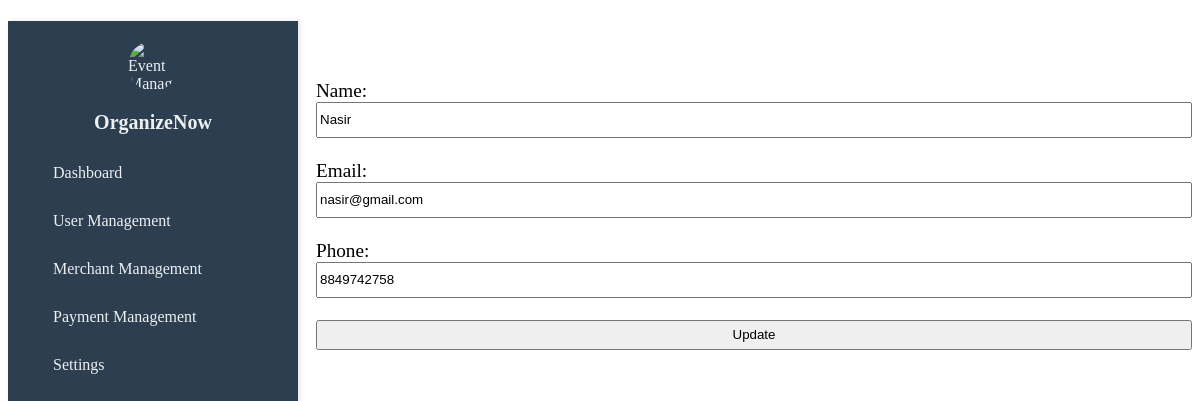
The app's page /All_Folder/admin/edit_user.php?id=38, older data.
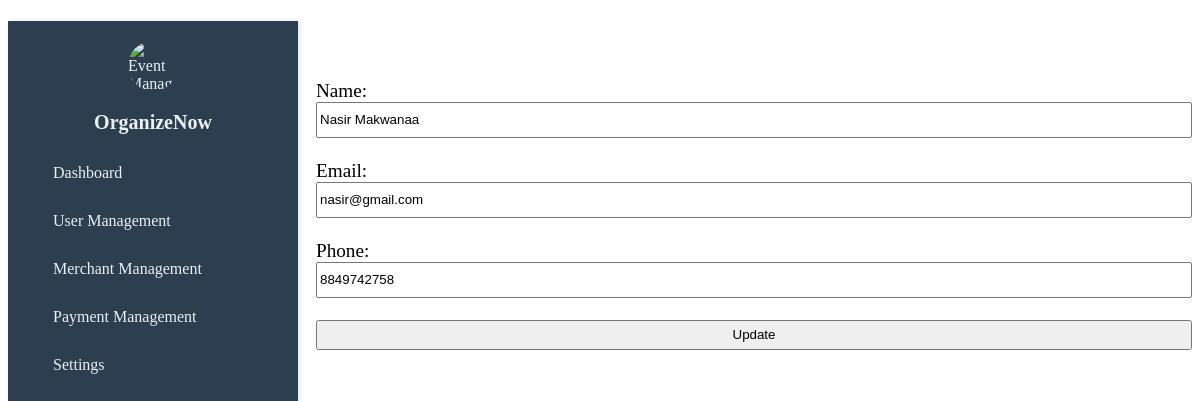
The same page, newer data.
### tables this page shows
CREATE TABLE `user` (
  `id` int(11) NOT NULL,
  `name` varchar(100) NOT NULL,
  `email` varchar(100) NOT NULL,
  `mobile` varchar(15) NOT NULL,
  `password` varchar(200) NOT NULL
);

### All_Folder/admin/edit_user.php (the view, shortened to what this page needs)
<?php
include 'db_config.php';
if (isset($_GET['id'])) {
    $id = $_GET['id'];
    $query = "SELECT * FROM user WHERE id = ?";
    $stmt = $conn->prepare($query);
    $stmt->bind_param("i", $id);
    $stmt->execute();
    $result = $stmt->get_result();
    $user = $result->fetch_assoc();
}
?>
<!DOCTYPE html>
<html lang="en">
<head>
</head>
<body>
    <div class="sidebar">
        <img alt="Event Management Logo" height="50" src="https://storage.googleapis.com/a1aa/image/lVCW4JSGXNpeEqSD67RZn3Gu7QmvDyhmjWDeAqe4rVcfR5DQB.jpg" width="50" />
        <h2>OrganizeNow</h2>
        <a href="#dashboard"><i class="fas fa-tachometer-alt"></i> Dashboard</a>
        <a href="#user"><i class="fas fa-users"></i> User Management</a>
        <a href="#merchant-management"><i class="fas fa-store"></i> Merchant Management</a>
        <a href="#payment-management"><i class="fas fa-credit-card"></i> Payment Management</a>
        <a href="#settings"><i class="fas fa-cogs"></i> Settings</a>
    </div>
    <h1>Edit User</h1>
    <?php if ($user): ?>
        <form action="update_user.php" method="post">
            <label for="name">Name:</label>
            <input type="text" name="name" id="name" value="<?php echo $user['name']; ?>" required>
            <br>
            <label for="email">Email:</label>
            <input type="email" name="email" id="email" value="<?php echo $user['email']; ?>" required>
            <br>
            <label for="mobile">Phone:</label>
            <input type="text" name="mobile" id="mobile" value="<?php echo $user['mobile']; ?>" required>
            <br>
            <button type="submit" name="update">Update</button>
        </form>
    <?php else: ?>
        <p>User not found.</p>
    <?php endif; ?>
</body>
</html>

Row changes from the older to the newer data that the page shows:
changed user "nasir@gmail.com": name "Nasir" → "Nasir Makwanaa"
